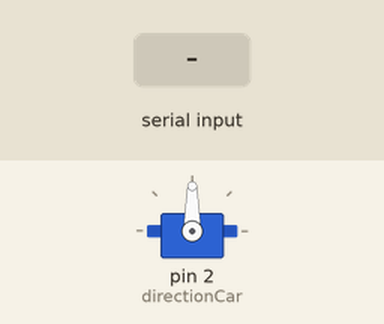
A sketch run on a simulated Arduino Uno, built with avr-gcc and run on an emulated ATmega328P. Shown: servo. Inputs (shaded band) come from the test bench.

Above: at 1.2 s.
1.3 s: "30,150\n" received over Serial
At 3.4 s:
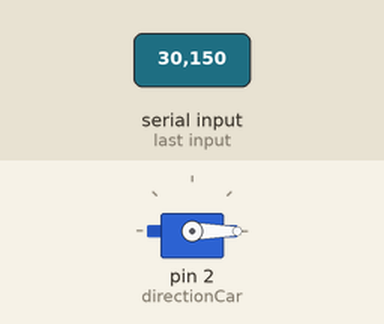
3.8 s: "90,45\n" received over Serial
At 4.5 s:
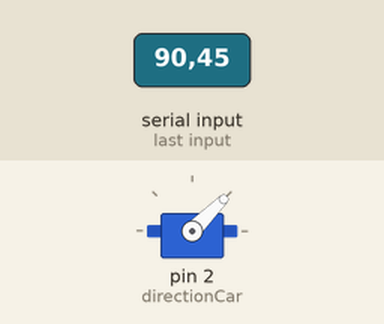
6.3 s: "200\n" received over Serial
At 7.1 s:
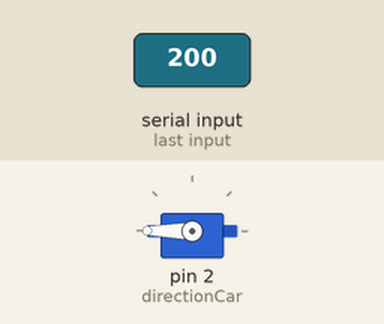
Timing chart, 0 to 9.3 s (numbered marks = the images above; inputs shaded):
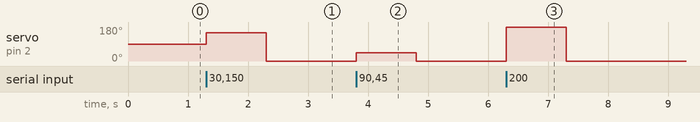

Measured:
- after the input at 1.3 s, servo on pin 2 (directionCar): 90° → 150° at once, → 0° 1.0 s later
- after the input at 3.8 s, servo on pin 2 (directionCar): 0° → 45° at once, → 0° 1.0 s later
- after the input at 6.3 s, servo on pin 2 (directionCar): 0° → 180° at once, → 0° 1.0 s later

The sketch:

direccionTest.ino
```cpp
#include <Servo.h>

Servo directionCar;
int directionDegree;

void setup () {
  directionCar.attach(2);
  Serial.begin(19200);
  directionCar.write(90);
}

void loop(){
 if (Serial.available() > 0) {
  directionDegree = Serial.parseInt();
  directionCar.write(directionDegree);
 }
}
```
